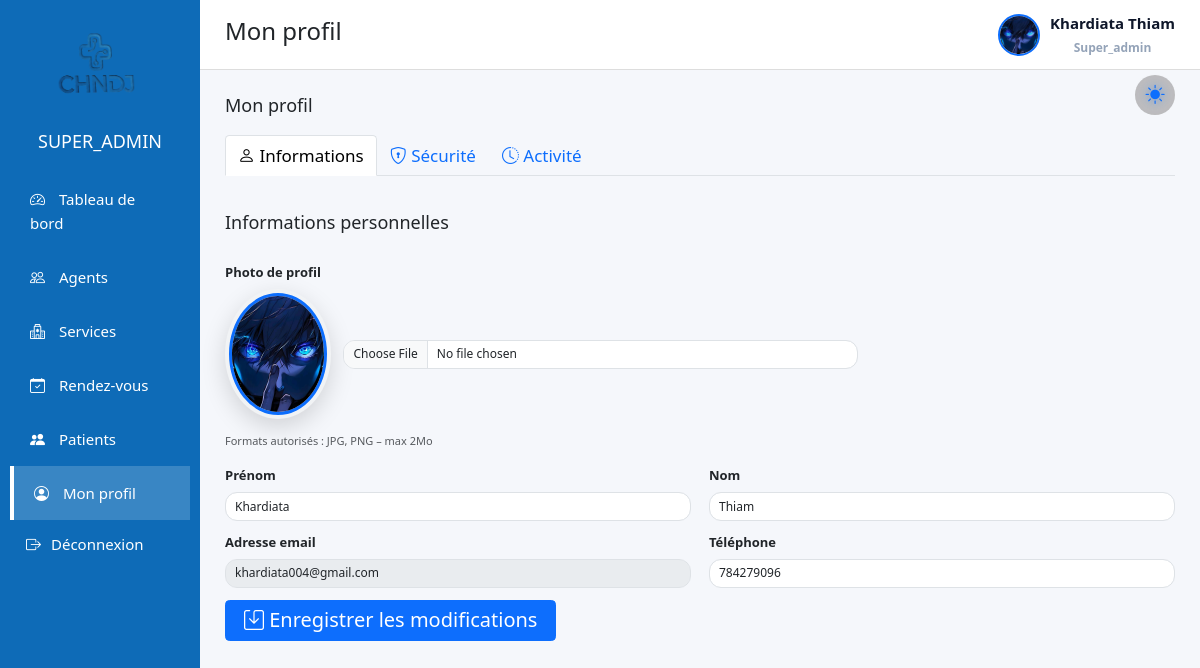
The app's page /views/admin.php?page=profile (signed in) with its own data.
### tables this page shows
CREATE TABLE `agent` (
  `id` int(11) NOT NULL,
  `username` varchar(30) NOT NULL,
  `photo` varchar(255) DEFAULT NULL,
  `email` varchar(150) DEFAULT NULL,
  `prenom_agent` varchar(50) NOT NULL,
  `nom_agent` varchar(30) NOT NULL,
  `telephone_agent` varchar(20) NOT NULL,
  `password` varchar(255) NOT NULL,
  `status` int(11) NOT NULL,
  `role` enum('super_admin','admin','agent','medecin') NOT NULL,
  `created_at` datetime DEFAULT current_timestamp(),
  `updated_at` datetime DEFAULT current_timestamp() ON UPDATE current_timestamp(),
  `failed_attempts` int(11) NOT NULL DEFAULT 0,
  `locked_until` datetime DEFAULT NULL
);

### views/admin.php (called while the page is built, shortened)
<?php
require 'admin_layout.php';

### views/profile.php (the view, shortened to what this page needs)
<div class="profile-page">
    <h4 class="mb-4">Mon profil</h4>
    <ul class="nav nav-tabs mb-5" id="profileTabs" role="tablist">
        <li class="nav-item" role="presentation">
            <button class="nav-link active"
                    id="info-tab"
                    data-bs-toggle="tab"
                    data-bs-target="#info"
                    type="button"
                    role="tab"
                    style="font-size: 17px;">
                <i class="bi bi-person"></i> Informations
            </button>
        </li>
        <li class="nav-item" role="presentation">
            <button class="nav-link"
                    id="security-tab"
                    data-bs-toggle="tab"
                    data-bs-target="#security"
                    type="button"
                    role="tab"
                    style="font-size: 17px;">
                <i class="bi bi-shield-lock"></i> Sécurité
            </button>
        </li>
        <li class="nav-item" role="presentation">
            <button class="nav-link"
                    id="activity-tab"
                    data-bs-toggle="tab"
                    data-bs-target="#activity"
                    type="button"
                    role="tab"
                    style="font-size: 17px;">
                <i class="bi bi-clock-history"></i> Activité
            </button>
        </li>
    </ul>
    <div class="tab-content">
        <div class="tab-pane fade show active" id="info" role="tabpanel" >
            <div class="profile-page">
                <h4 class="mb-4">Informations personnelles</h4>
                <form method="POST" action="admin.php?page=profile#info" enctype="multipart/form-data">
                    <div class="col-md-8">
                        <label class="form-label fw-semibold">Photo de profil</label>
                        <div class="d-flex align-items-center gap-3">
                            <div class="profile-avatar-wrapper">
                                <img
                                    src="<?= $avatar ?>"
                                    id="profilePreview"
                                    class="profile-avatar"
                                    alt="Photo de profil"
                                    title="Cliquez sur “Choisir un fichier” pour changer votre photo"
                                >
                            </div>
                            <input
                                type="file"
                                name="photo"
                                class="form-control"
                                accept="image/*"
                                onchange="previewProfilePhoto(this)"
                            >
                        </div>
                        <small class="text-muted" style="font-size: 11px;">Formats autorisés : JPG, PNG – max 2Mo</small>
                    </div>
                    <div class="row">
                    <div class="col-md-6">
                        <label class="form-label fw-semibold">Prénom</label>
                        <input
                            type="text"
                            name="prenom"
                            id="prenomInput"
                            class="form-control"
                            value="<?= htmlspecialchars($prenom) ?>"
                            required
                        >
                    </div>
                    <div class="col-md-6">
                        <label class="form-label fw-semibold">Nom</label>
                        <input
                            type="text"
                            name="nom"
                            id="nomInput"
                            class="form-control"
                            value="<?= htmlspecialchars($nom) ?>"
                            required
                        >
                    </div>
                    <div class="col-md-6">
                        <label class="form-label fw-semibold">
                            Adresse email
                        </label>
                        <input
                            type="email"
                            class="form-control"
                            value="<?= htmlspecialchars($email) ?>"
                            disabled
                        >
                    </div>
                    <div class="col-md-6">
                        <label class="form-label fw-semibold">Téléphone</label>
                        <input
                            type="tel"
                            name="telephone"
                            class="form-control"
                            value="<?= htmlspecialchars($tel ?? '') ?>"
                        >
                    </div>
                    </div>
                    <div class="col-12 mt-3">
                        <button type="submit" class="btn btn-primary px-4">
                            <i class="bi bi-save"></i> Enregistrer les modifications
                        </button>
                    </div>
                </form>
            </div>
        </div>
    </div>
</div>

### views/admin_layout.php (shortened to what this page needs)
<?php
$page = isset($_GET['page']) ? $_GET['page'] : 'dashboard';
switch ($page) {
    case 'profile':
        $title = "Mon profil";
        break;
}
$db = getConnection();
$stmt = $db->prepare("
    SELECT prenom_agent, nom_agent, email, photo
    FROM agent
    WHERE id = ?
    LIMIT 1
");
$stmt->execute([$_SESSION['user_id']]);
$admin = $stmt->fetch(PDO::FETCH_ASSOC);
$path = '../assets/img/' . $admin['photo'];
$avatar = file_exists($path)
    ? $path . '?v=' . filemtime($path)
    : '../assets/img/avatar.jpg';
$stmt = $db->prepare("
    SELECT prenom_agent, nom_agent, email, telephone_agent, photo
    FROM agent
    WHERE id = ?
    LIMIT 1
");
$stmt->execute([$_SESSION['user_id']]);
$admin = $stmt->fetch(PDO::FETCH_ASSOC);
$prenom = $admin['prenom_agent'] ?? 'Admin';
$nom    = $admin['nom_agent'] ?? '';
$email  = $admin['email'] ?? '';
$tel    = $admin['telephone_agent'] ?? '';
?>
<!DOCTYPE html>
<html lang="fr">
<head>
    <link href="https://cdn.jsdelivr.net/npm/bootstrap@5.3.2/dist/css/bootstrap.min.css" rel="stylesheet">
    <link href="https://cdn.jsdelivr.net/npm/bootstrap-icons@1.11.1/font/bootstrap-icons.css" rel="stylesheet">
    <link
        rel="stylesheet"
        href="https://cdn.jsdelivr.net/npm/intl-tel-input@18.3.5/build/css/intlTelInput.css"
    />
    <link rel="stylesheet" href="../assets/css/admin.css">
</head>
<body class="<?= $page ?> dark">
    <main class="main-content">
<div class="dashboard-container">
    <aside class="sidebar">
        <div class="sidebar-header">
            <img src="../assets/img/logo.png" class="sidebar-logo">
            <h4><?= strtoupper($_SESSION['role']) ?></h4>
        </div>
        <ul class="sidebar-menu">
            <?php if ($_SESSION['role'] === 'super_admin'): ?>
                <li>
                    <a href="admin.php?page=dashboard">
                        <i class="bi bi-speedometer2"></i> Tableau de bord
                    </a>
                </li>
            <?php endif; ?>
            <?php if ($_SESSION['role'] === 'super_admin'): ?>
                <li>
                    <a href="admin.php?page=agents"
                    class="<?= ($page == 'agents' ? 'active' : '') ?>">
                        <i class="bi bi-people"></i> Agents
                    </a>
                </li>
            <?php endif; ?>
            <?php if (in_array($_SESSION['role'], ['super_admin','admin'])): ?>
                <li>
                    <a href="admin.php?page=services"
                    class="<?= ($page == 'services' ? 'active' : '') ?>">
                        <i class="bi bi-hospital"></i> Services
                    </a>
                </li>
            <?php endif; ?>
            <li>
                <a href="admin.php?page=rendezvous"
                class="<?= ($page == 'rendezvous' ? 'active' : '') ?>">
                    <i class="bi bi-calendar-check"></i> Rendez-vous
                </a>
            </li>
            <li>
                <a href="admin.php?page=patients"
                class="<?= ($page == 'patients' ? 'active' : '') ?>">
                    <i class="bi bi-people-fill"></i> Patients
                </a>
            </li>
            <li>
                <a href="admin.php?page=profile"
                class="<?= ($page == 'profile' ? 'active' : '') ?>">
                    <i class="bi bi-person-circle"></i> Mon profil
                </a>
            </li>
            <li class="sidebar-item logout-item">
                <form method="POST" action="logout.php">
                    <button type="submit" class="sidebar-link logout-link">
                        <i class="bi bi-box-arrow-right"></i>
                        <span>Déconnexion</span>
                    </button>
                </form>
            </li>
        </ul>
    </aside>
    <main class="main-content">
        <header class="topbar">
            <div class="theme-toggle-dashboard" onclick="toggleDashboardTheme()">
                <i id="dashboardThemeIcon" class="bi bi-sun-fill"></i>
            </div>
            <h2><?= $title ?></h2>
            <div class="profile-trigger" id="profileMenuBtn">
                <img
                    src="<?= $avatar ?>"
                    class="topbar-avatar profile-preview"
                    alt="Avatar"
                >
                <div class="topbar-user">
                    <span class="topbar-name">
                        <?= htmlspecialchars($prenom . ' ' . $nom) ?>
                    </span>
                    <small class="topbar-role"><?= ucfirst($_SESSION['role']) ?></small>
                </div>
            </div>
        </header>
        <section class="content-wrapper">
            <?php
                $file = $page . ".php";
                if (file_exists($file)) {
                    require $file;
                } else {
                    echo "<div class='alert alert-danger'>Page introuvable : $file</div>";
                }
            ?>
        </section>
    </main>
</div>
 </main>
</body>
</html>

### records on screen
agent: photo (picture), prenom_agent+nom_agent "Khardiata Thiam", prenom "Khardiata", nom "Thiam", email "khardiata004@gmail.com", telephone "784279096"

### other values on screen
$_SESSION['role'] "SUPER_ADMIN"
$title "Mon profil"
$_SESSION['role'] "Super_admin"
